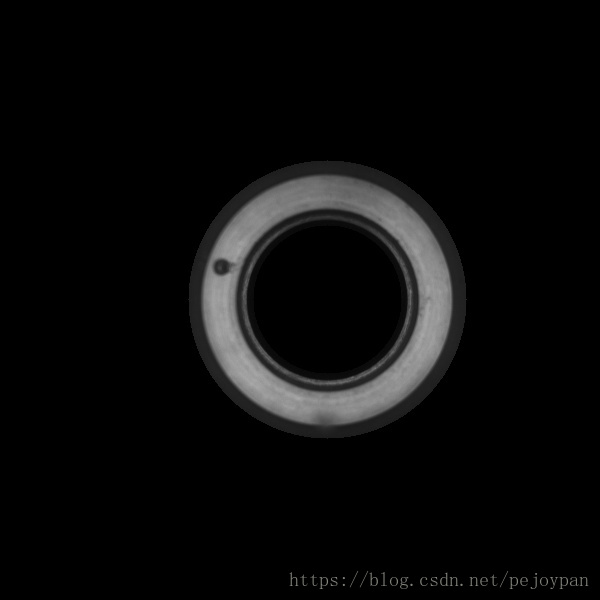
#> input picture IndustrialManufacturing/GeomCheck/Lab1/20181016134344221.jpg, 600 x 600 px
$ python test.py
#> lines starting #> are read from the running program, lines starting #| are printed output that depends on the picture; after the words box and inside, x2 and y2 are one past the last pixel; in counts of white or black regions, pixels touching at a corner belong together
import numpy as np
import cv2 as cv
def circle_flatten() :
    img = cv.imread('20181016134344221.jpg')
#> img is the input picture: shape (600, 600, 3); mean B, G, R 10.5, 10.5, 10.5
    print(img.shape)
#| (600, 600, 3)
    img_gray = cv.cvtColor(img, cv.COLOR_BGR2GRAY)
    # img_gray = cv.medianBlur(img_gray, 3)
    print(img_gray.shape)
#| (600, 600)

    circles = cv.HoughCircles(img_gray, cv.HOUGH_GRADIENT, 1, 50, param1 = 150, param2 = 50).squeeze(0)
#> circles = [[325.5, 299.5, 125]]
    print(circles)
#| [[325.5 299.5 125. ]]
    for circle in circles :
        circle = np.uint16(np.around(circle))
        cv.circle(img, (circle[0], circle[1]), radius=circle[2], color=(0, 0, 255), thickness=5)
        cv.circle(img, (circle[0], circle[1]), radius=2, color=(255, 0, 0), thickness=2)
#> this loop made 1 pass
#> circle on pass 1: [326, 300, 125]
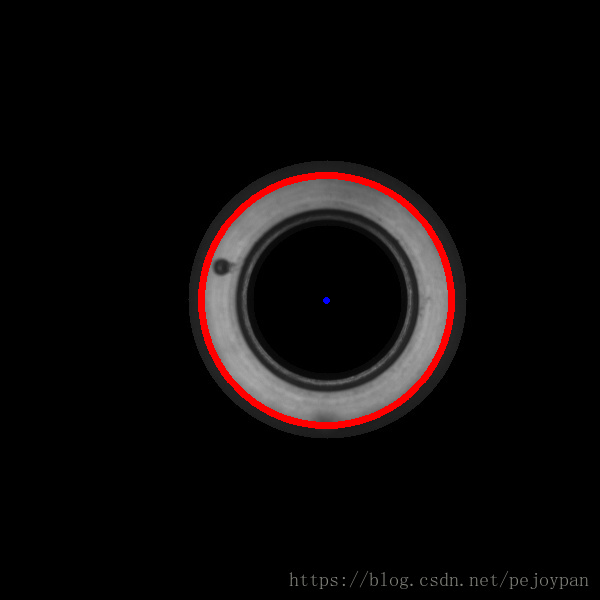
#> img: shape (600, 600, 3); 1.52% of pixels changed, all inside (x1, y1, x2, y2) = (198, 172, 455, 429)

    #获得检测到的所有圆的半径
    circle_radius = circles[ : , 2]
#> circle_radius = [125]
    print(circle_radius)
#| [125.]
    #获得最大半径的下标
    radius_biggest_index = np.argsort(circle_radius)[-1]
#> radius_biggest_index = 0
    print(radius_biggest_index)
#| 0
    # #做出最大圆
    circle = np.uint16(np.around(circles[radius_biggest_index]))
    # cv.circle(img, (circle[0], circle[1]), radius = circle[2], color = (0, 0, 255), thickness = 5)
    # cv.circle(img, (circle[0], circle[1]), radius = 2, color = (255, 0, 0), thickness = 2)

    #取展平后条形圆环的宽为最大半径的一半，而长取最大圆的周长
    height = int(circle_radius[radius_biggest_index] * np.pi * 2)
#> height = 785
    # print(height)
    width = int(circle_radius[radius_biggest_index] / 2)
#> width = 62
    rectangle = np.zeros([width, height])
    cv.imshow('2', rectangle)
    print(height, width)
#| 785 62
    print(rectangle.shape)
#| (62, 785)
    count = 0
    for row in range(width) :
        for col in range(height) :
            theta = np.pi * 2.0 / height * (col + 1)
            rho = circle_radius[radius_biggest_index] - row
            position_x = int(circle[0] + rho * np.cos(theta) + 0.5)
            position_y = int(circle[1] - rho * np.sin(theta) + 0.5)
            rectangle[row][col] = (img_gray[position_y, position_x])
            if img_gray[position_y, position_x] == 255 :
                count += 1
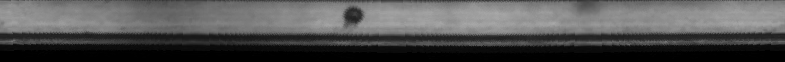
#> rectangle: shape (62, 785) float64; min 0, max 169, mean 81
#> after the loop, count = 0
    rectangle = np.uint8(rectangle)
    print(np.sum((rectangle == 255)))
#| 0
    print(count)
#| 0
    print(rectangle)
#> (printed output is left out)
    cv.imshow('1', rectangle)
    cv.imshow('img', img)
    cv.waitKey(0)

circle_flatten()
